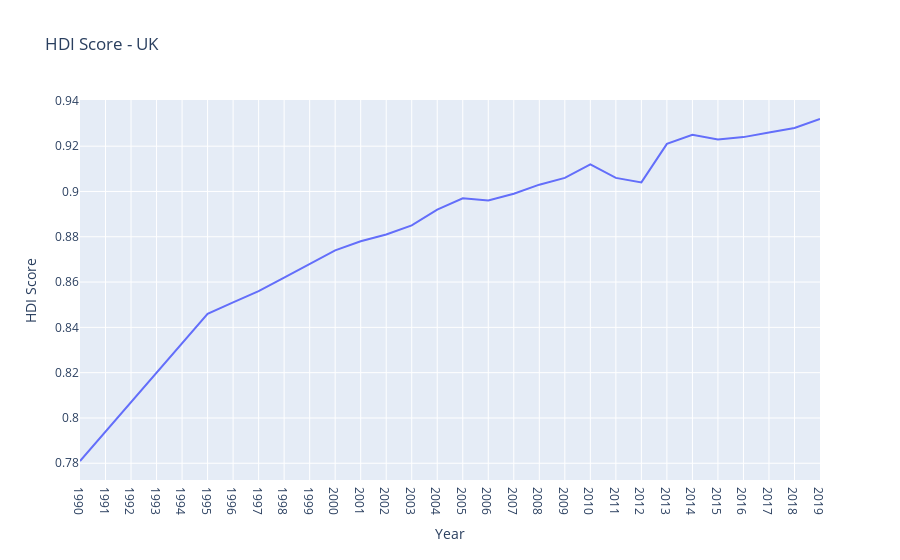

The cell this chart's notebook holds for it:
### Code cell
uk_plot

### Figure 1 — Plotly figure (JSON) as saved in the notebook; plotly's stock layout.template omitted (floating-point values rounded to 4 significant figures)
{"data": [{"hovertemplate": "Year=%{x}<br>HDI Score=%{y}<extra></extra>", "legendgroup": "", "line": {"color": "#636efa", "dash": "solid"}, "marker": {"symbol": "circle"}, "mode": "lines", "name": "", "orientation": "v", "showlegend": false, "type": "scatter", "x": ["1990", "1991", "1992", "1993", "1994", "1995", "1996", "1997", "1998", "1999", "2000", "2001", "2002", "2003", "2004", "2005", "2006", "2007", "2008", "2009", "2010", "2011", "2012", "2013", "2014", "2015", "2016", "2017", "2018", "2019"], "xaxis": "x", "y": [0.781, 0.794, 0.807, 0.82, 0.833, 0.846, 0.851, 0.856, 0.862, 0.868, 0.874, 0.878, 0.881, 0.885, 0.892, 0.897, 0.896, 0.899, 0.903, 0.906, 0.912, 0.906, 0.904, 0.921, 0.925, 0.923, 0.924, 0.926, 0.928, 0.932], "yaxis": "y"}], "layout": {"legend": {"tracegroupgap": 0}, "title": {"text": "HDI Score - UK"}, "xaxis": {"anchor": "y", "domain": [0, 1], "title": {"text": "Year"}}, "yaxis": {"anchor": "x", "domain": [0, 1], "title": {"text": "HDI Score"}}}}
